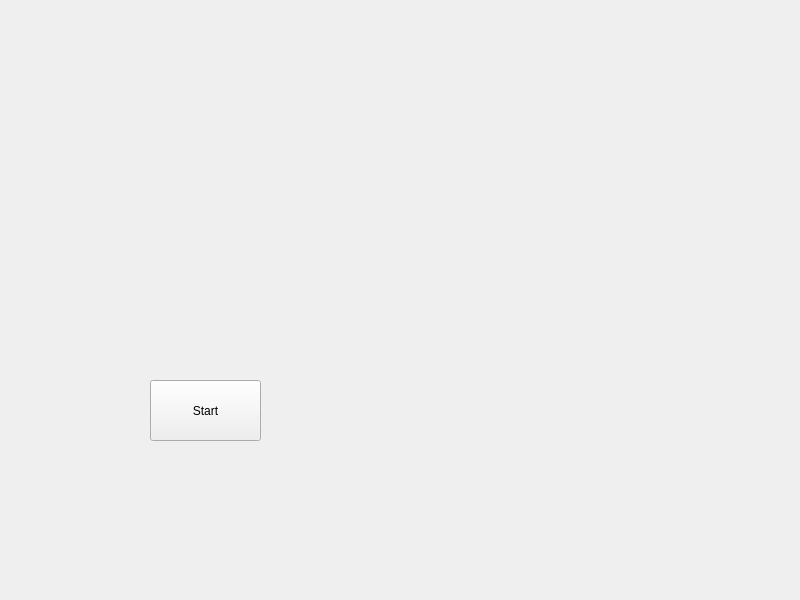
<?xml version="1.0" encoding="UTF-8"?>
<ui version="4.0">
 <class>Widget</class>
 <widget class="QWidget" name="Widget">
  <property name="geometry">
   <rect>
    <x>0</x>
    <y>0</y>
    <width>800</width>
    <height>600</height>
   </rect>
  </property>
  <property name="windowTitle">
   <string>Widget</string>
  </property>
  <widget class="QPushButton" name="pushButton">
   <property name="geometry">
    <rect>
     <x>150</x>
     <y>380</y>
     <width>111</width>
     <height>61</height>
    </rect>
   </property>
   <property name="text">
    <string>Start</string>
   </property>
  </widget>
 </widget>
 <resources/>
 <connections/>
</ui>
